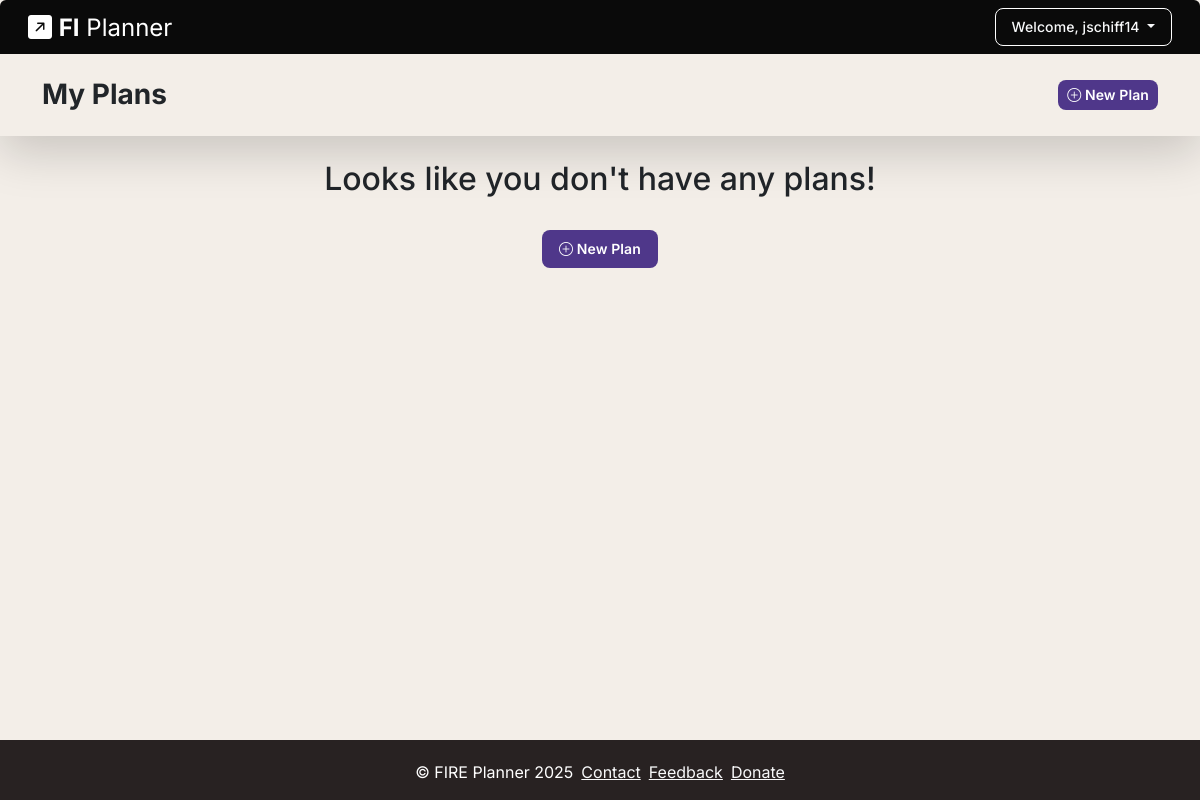
Before: /myplans/ (signed in) with the older database file.
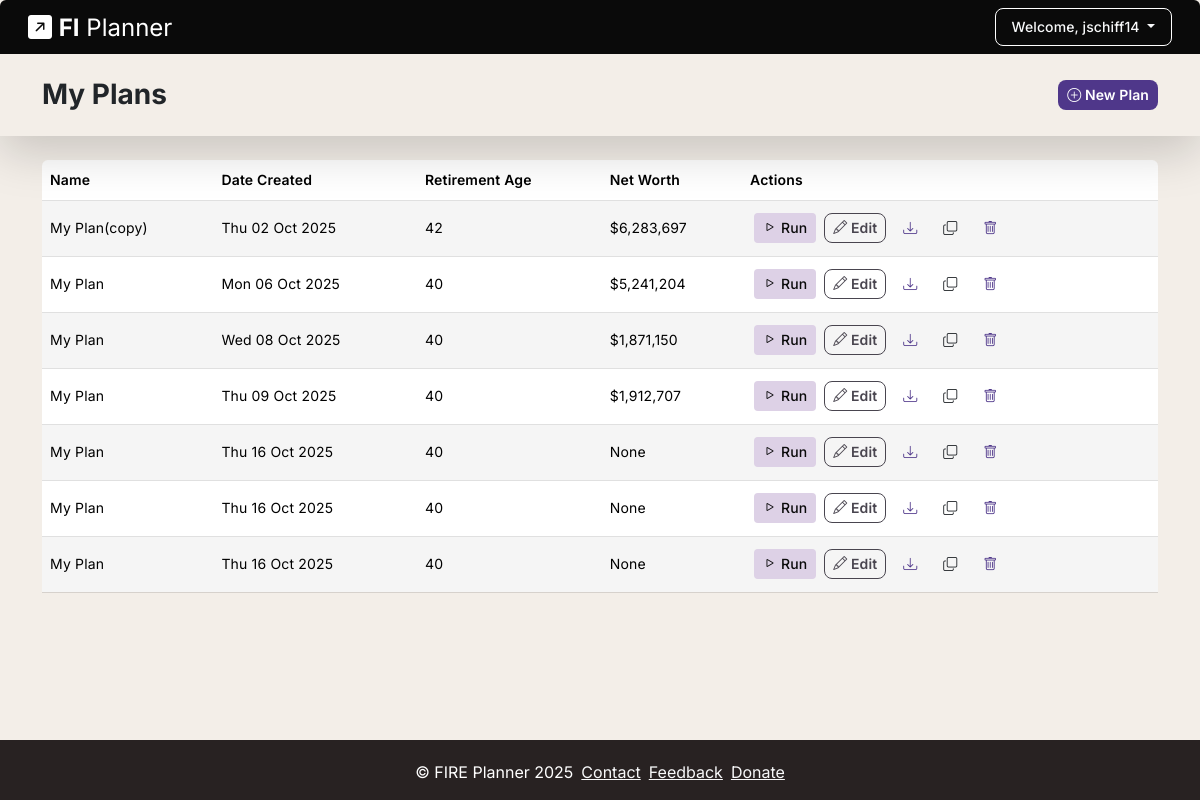
After: the same page with the newer database file.
### FIRE/models.py (models this page shows)
class Plan(models.Model):
    id = models.UUIDField(primary_key=True, default=uuid.uuid4, editable=False)
    plan_name = models.CharField(max_length=50)
    user = user = models.ForeignKey(User, on_delete=models.CASCADE, null=True)
    created_at = models.DateTimeField(auto_now_add=True, null=True)
    updated_at = models.DateTimeField(auto_now=True, null=True)
    current_age = models.PositiveSmallIntegerField(validators=[MaxValueValidator(100), MinValueValidator(1)])
    retirement_age = models.PositiveSmallIntegerField(validators=[MaxValueValidator(101), MinValueValidator(2)])
    coast_fire_age = models.PositiveSmallIntegerField(null=True, validators=[MaxValueValidator(100), MinValueValidator(2)])
    incomes = models.JSONField(null=True)
    expenses = models.JSONField(null=True)
    savings = models.JSONField(null=True)
    final_net_worth = models.CharField(max_length=25, null=True)

### FIRE/views.py (the view)
# urls.py: path("myplans/", views.userplans, name="userplans"),
def userplans(request):
    if request.user.is_authenticated:
        plans = Plan.objects.filter(user=request.user)
        return render(request, 'FIRE/userplans.html', {'plans' : plans})
    else:
        messages.warning(request, "You must be logged in to view your plans.")
        return redirect('loginuser')

### FIRE/templates/FIRE/userplans.html (shortened to what this page needs)
{% extends 'FIRE/base.html' %}
{% block content %}
<nav id="app-navbar" class="navbar mt-0 shadow-lg sticky-top navbar-expand-lg">
    <div class="container">
        <h1 class="mt-3 mb-3 fs-3 fw-bold" id="nav-header">My Plans</h1>
        <ul class="nav nav-pills">
			<form action="{% url 'newplan' %}">
				<li><button type="submit" class="btn btn-sm btn-action-filled"><i class="bi bi-plus-circle"></i> New Plan</button></li>
			</form>
        </ul>
    </div>
</nav>
<div class="container mt-4">
	{% if plans %}
	<div class="container tbl-container mb-3">
        <div class="row tbl-fixed">
            <table class="table table-hover table-striped table-condensed">
                <thead>
					<tr>
						<th>Name</th>
						<th>Date Created</th>
						<th>Retirement Age</th>
						<th>Net Worth</th>
						<th>Actions</th>
					</tr>
				</thead>
                <tbody>
					{% for plan in plans %}
					<tr>
						<td style="vertical-align: middle;">{{ plan.plan_name }}</td>
						<td style="vertical-align: middle;">{{ plan.created_at|date:"D d M Y" }}</td>
						<td style="vertical-align: middle;">{{ plan.retirement_age }}</td>
						<td style="vertical-align: middle;">{{ plan.final_net_worth }}</td>
						<td>
							<div class="btn-group p-1" role="group">
								<form action="{% url 'runplan' plan.id %}">
									<button type="submit" class="btn btn-sm btn-edit-savings me-2"><i class="bi bi-play"></i> Run</button>
								</form>
								<form action="{% url 'editplan' plan.id %}">
									<button type="submit" class="btn btn-sm btn-action-empty me-2"><i class="bi bi-pencil"></i> Edit</button>
								</form>
								<form action="{% url 'downloadplan' plan.id %}">
									<button type="submit" class="btn btn-sm me-2"><i class="bi bi-download action-icon"></i></button>
								</form>
								<form action="{% url 'copyplan' plan.id %}">
									<button type="submit" class="btn btn-sm me-2"><i class="bi bi-copy"></i></button>
								</form>
								<form method="POST" action="{% url 'deleteplan' plan.id %}">
									<button type="button" class="btn btn-sm" data-bs-toggle="modal" data-bs-target="#deletePlanModal{{plan.id}}"><i class="bi bi-trash action-icon"></i></button>
								</form>
							</div>
						</td>
					</tr>
					{% endfor %}
				</tbody>
            </table>
        </div>
    </div>
	{% else %}
	<div class="text-center">
		<h2>Looks like you don't have any plans!</h2>
		<br>
		<a role="button" class="btn btn-lg btn-action-filled" href="{% url 'newplan' %}"><i class="bi bi-plus-circle"></i> New Plan</a>
	</div>
	{% endif %}
</div>
{% endblock %}

### FIRE/templates/FIRE/base.html (shortened to what this page needs)
{% load static %}
<!doctype html>
<html lang="en">
<head>
  <link href="https://cdn.jsdelivr.net/npm/bootstrap@5.3.8/dist/css/bootstrap.min.css" rel="stylesheet">
  <link rel="stylesheet" href="https://cdn.jsdelivr.net/npm/bootstrap-icons@1.13.1/font/bootstrap-icons.min.css">
  <link rel="stylesheet" type="text/css" href="{% static '/main.css' %}">
</head>
<body hx-headers='{"x-csrftoken": "{{ csrf_token }}"}'>
  <div class="site">
    <header>
      {% if request.path == "/new/" or "plan" in request.path %}
      <nav id="navbar-main" class="navbar navbar-expand-lg mb-0 rounded-top" data-bs-theme="dark">
      {% else %}
      <nav id="navbar-main" class="navbar navbar-expand-lg sticky-top mb-0 rounded-top" data-bs-theme="dark">
      {% endif %}
        <div class="container-fluid">
          <a class="appname ms-3" href="{% url 'landing' %}"><i class="bi bi-arrow-up-right-square-fill"></i> <b class="">FI</b> Planner</a>
        {% if user.is_authenticated %}
          <div class="collapse navbar-collapse" id="navbarText">
            <ul class="nav ms-auto me-3">
              <li class="nav-item dropdown navbar-main-dropdown">
                <a class="nav-link  link-light dropdown-toggle" href="#" role="button" data-bs-toggle="dropdown" aria-expanded="false">
                  Welcome, {{ user.username }}
                </a>
              </li>
            </ul>
          </div>
        {% endif %}
        </div>
      </nav>
    </header>
    <main>
      {% block content %}
      {% endblock %}
    </main>
    <footer id="footer" class="pb-0 w-100">
      <ul class="nav justify-content-center">
        <li><p class="me-2">&copy; FIRE Planner 2025</p></li>
        <li><a class="link-light me-2" href="mailto:example@somewhere.com">Contact</a></li>
        <li><a class="link-light me-2" href="{% url 'feedback' %}">Feedback</a></li>
        <li><a class="link-light" href="{% url 'feedback' %}">Donate</a></li>
      </ul>
    </footer>
  </div>
</body>

### FIRE/static/main.css (style rules this page uses)
body { font-family: "Inter", sans-serif; scroll-behavior: smooth; background-color: var(--Primary-Background); height: 100vh; }
:root { --Primary-Green: #285C53; --Light-Green: #DFF5F1; --Muted-Green: #D8DDD8; --Primary-Orange: #EC652B; --Light-Orange: #FFEDDD; --Muted-Orange: #F5DFD2; --Primary-Purple: #4F378A; --Light-Purple: #EDE6F8; --Muted-Purple: #DDD1E6; --Primary-Berry: #B34E82; --Light-Berry: #FFF3FF; --Muted-Berry: #E8D9D9; --Primary-Black: #0A0A0A; --Light-Black: #282222; --Muted-Black: #727A90; --Primary-Background: #F3EEE8; --Light-Background: #FCFBF9; --income: #DFF5F1; --income-dark: #285C53; --income-light: #D8DDD8; --income-mute: #B9FC7225; --expenses: #FFEDDD; --expenses-dark: #EC652B; --expenses-light: #F5DFD2; --expenses-mute: #F5BDFB25; --savings: #EDE6F8; --savings-dark: #4F378A; --savings-light: #DDD1E6; --savings-mute: #63D8EA25; --personal: #FFF3FF; --personal-dark: #B34E82; --personal-light: #E8D9D9; --personal-mute: #FAE44D25; --black: #282222; --black-dark: #0A0A0A; --black-light: #4a4545; --black-mute: #0b0a0a1b; }
.navbar-main-dropdown { border-radius: 8px; border: 1px solid #FFF; color: #FFF; font-family: Inter; font-size: var(--Static-Label-Large-Size, 14px); font-style: normal; font-weight: 600; line-height: var(--Static-Label-Large-Line-Height, 20px); letter-spacing: var(--Static-Label-Large-Tracking, 0.1px); }
.btn-action-filled { border-radius: 8px; background: #4F378A; color: #FFF; font-family: Inter; font-size: var(--Static-Label-Large-Size, 14px); font-style: normal; font-weight: 600; line-height: var(--Static-Label-Large-Line-Height, 20px); letter-spacing: var(--Static-Label-Large-Tracking, 0.1px); }
.btn-action-empty { border-radius: 8px; border: 1px solid #49454F; color: #49454F; font-family: Inter; font-size: var(--Static-Label-Large-Size, 14px); font-style: normal; font-weight: 600; line-height: var(--Static-Label-Large-Line-Height, 20px); letter-spacing: var(--Static-Label-Large-Tracking, 0.1px); }
#app-navbar { background-color: var(--Primary-Background); box-shadow: var(--sds-size-depth-0) var(--sds-size-depth-100) var(--sds-size-depth-100) var(--sds-size-depth-negative-025) var(--sds-color-black-200), var(--sds-size-depth-0) var(--sds-size-depth-100) var(--sds-size-depth-100) var(--sds-size-depth-negative-025) var(--sds-color-black-100); z-index:999 }
.appname { color: #FFF; font-family: Inter; font-size: 24px; font-style: normal; line-height: normal; text-decoration: none; }
.action-icon { color: var(--Primary-Purple); }
.btn-edit-savings { background-color: var(--Muted-Purple); color: var(--Primary-Black); text-align: center; font-family: Inter; font-size: var(--Static-Title-Small-Size, 14px); font-style: normal; font-weight: 500; line-height: var(--Static-Title-Small-Line-Height, 20px); letter-spacing: var(--Static-Title-Small-Tracking, 0.1px); }
.nav-link { color: var(--Primary-Black); text-align: center; font-family: Inter; font-size: var(--Static-Title-Small-Size, 14px); font-style: normal; font-weight: 500; line-height: var(--Static-Title-Small-Line-Height, 20px); letter-spacing: var(--Static-Title-Small-Tracking, 0.1px); }
#navbar-main { background-color: var(--Primary-Black); z-index:1000; }
#footer { background-color: var(--Light-Black) !important; width: 100%; color: white; text-align: center; }
.site { min-height: 100dvh; display: grid; grid-template-rows: auto 1fr auto; grid-template-columns: minmax(0, 1fr); }
.table-striped { --bs-table-striped-bg: rgba(0, 0, 0, 0.04); }
footer { padding: 20px 0; text-align: center; background: #f1f1f1; color: #666; }
th { color: rgba(0, 0, 0, 0.87); font-feature-settings: 'liga' off, 'clig' off; font-family: Inter; font-size: var(--font-size-0875-rem, 14px); font-style: normal; font-weight: 600; line-height: 24px; letter-spacing: 0.17px; border-bottom: 1px solid rgba(0, 0, 0, 0.12); text-align: start; }
td { color: rgba(0, 0, 0, 0.87); font-feature-settings: 'liga' off, 'clig' off; font-family: Inter; font-size: var(--font-size-0875-rem, 14px); font-style: normal; font-weight: 400; line-height: 143%; letter-spacing: 0.17px; }
tr { border-bottom: 1px solid rgba(0, 0, 0, 0.12) ; }

Changed rows visible on the page:
added Plan: plan_name "My Plan(copy)", created_at "Thu 02 Oct 2025", retirement_age "42", final_net_worth "$6,283,697"
added Plan: plan_name "My Plan", created_at "Mon 06 Oct 2025", retirement_age "40", final_net_worth "$5,241,204"
added Plan: plan_name "My Plan", created_at "Wed 08 Oct 2025", retirement_age "40", final_net_worth "$1,871,150"
added Plan: plan_name "My Plan", created_at "Thu 09 Oct 2025", retirement_age "40", final_net_worth "$1,912,707"
added Plan: plan_name "My Plan", created_at "Thu 16 Oct 2025", retirement_age "40", final_net_worth "None"
added Plan: plan_name "My Plan", created_at "Thu 16 Oct 2025", retirement_age "40", final_net_worth "None"
added Plan: plan_name "My Plan", created_at "Thu 16 Oct 2025", retirement_age "40", final_net_worth "None"
Other visible differences:
text no longer shown: "Looks like you don't have any plans! New Plan"
text now shown: "Name Date Created Retirement Age Net Worth Actions"
